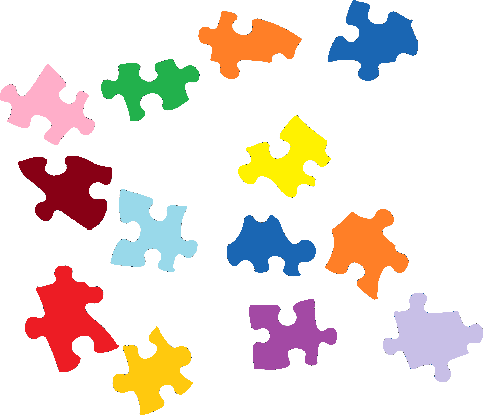
#> input picture jigsaw.png, 483 x 415 px
$ jupyter execute Untitled.ipynb
#> lines starting #> are read from the running program, lines starting #| are printed output that depends on the picture
[cell 1]
import cv2
import imutils
import numpy as np
import matplotlib.pyplot as plt

[cell 2]
image = cv2.imread("jigsaw.png")
#> image is the input picture: shape (415, 483, 3); mean B, G, R 219.7, 225.4, 236.2

[cell 3]
image_blur = cv2.medianBlur(image,25) #to blur sharp edges and increase effiency
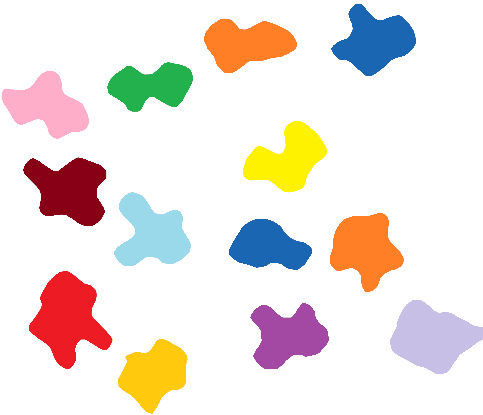
#> image_blur: shape (415, 483, 3); mean B, G, R 222, 227.3, 237.6

[cell 4]
image_blur_gray = cv2.cvtColor(image_blur, cv2.COLOR_BGR2GRAY)
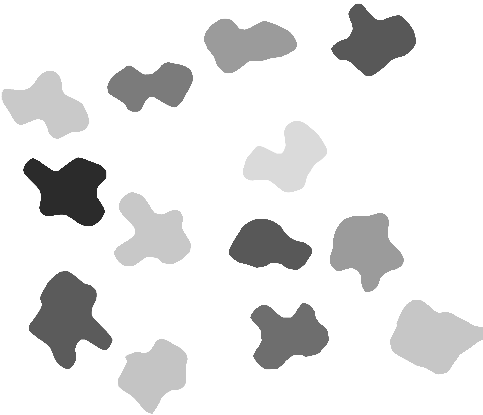
#> image_blur_gray: shape (415, 483); min 43, max 255, mean 229.7
